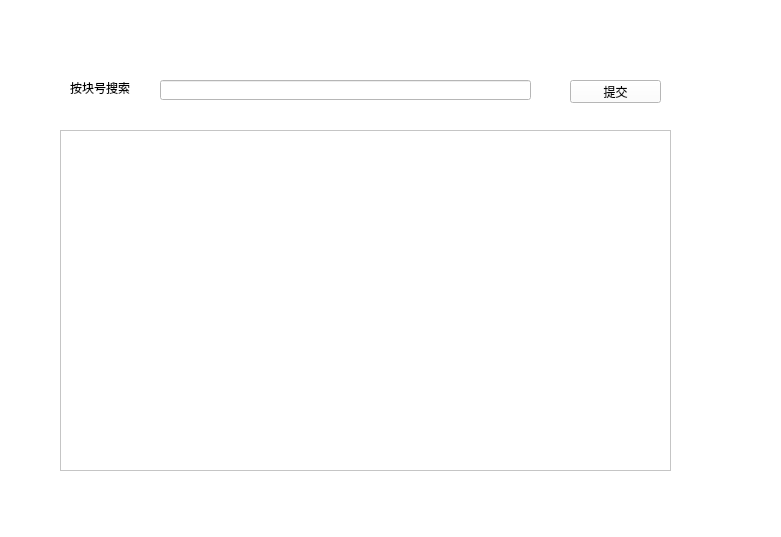
<?xml version="1.0" encoding="UTF-8"?>
<ui version="4.0">
 <class>broswer</class>
 <widget class="QWidget" name="broswer">
  <property name="geometry">
   <rect>
    <x>0</x>
    <y>0</y>
    <width>781</width>
    <height>537</height>
   </rect>
  </property>
  <property name="windowTitle">
   <string>Form</string>
  </property>
  <property name="styleSheet">
   <string notr="true">background-color: rgb(255, 255, 255);</string>
  </property>
  <widget class="QTableView" name="tableView">
   <property name="geometry">
    <rect>
     <x>60</x>
     <y>130</y>
     <width>611</width>
     <height>341</height>
    </rect>
   </property>
   <property name="font">
    <font>
     <family>微软雅黑</family>
    </font>
   </property>
  </widget>
  <widget class="QLabel" name="label">
   <property name="geometry">
    <rect>
     <x>70</x>
     <y>80</y>
     <width>71</width>
     <height>16</height>
    </rect>
   </property>
   <property name="font">
    <font>
     <family>微软雅黑</family>
    </font>
   </property>
   <property name="text">
    <string>按块号搜索</string>
   </property>
  </widget>
  <widget class="QPushButton" name="pushButton">
   <property name="geometry">
    <rect>
     <x>570</x>
     <y>80</y>
     <width>91</width>
     <height>23</height>
    </rect>
   </property>
   <property name="font">
    <font>
     <family>微软雅黑</family>
    </font>
   </property>
   <property name="text">
    <string>提交</string>
   </property>
  </widget>
  <widget class="QLineEdit" name="lineEdit">
   <property name="geometry">
    <rect>
     <x>160</x>
     <y>80</y>
     <width>371</width>
     <height>20</height>
    </rect>
   </property>
   <property name="font">
    <font>
     <family>微软雅黑</family>
    </font>
   </property>
  </widget>
 </widget>
 <resources/>
 <connections/>
</ui>
